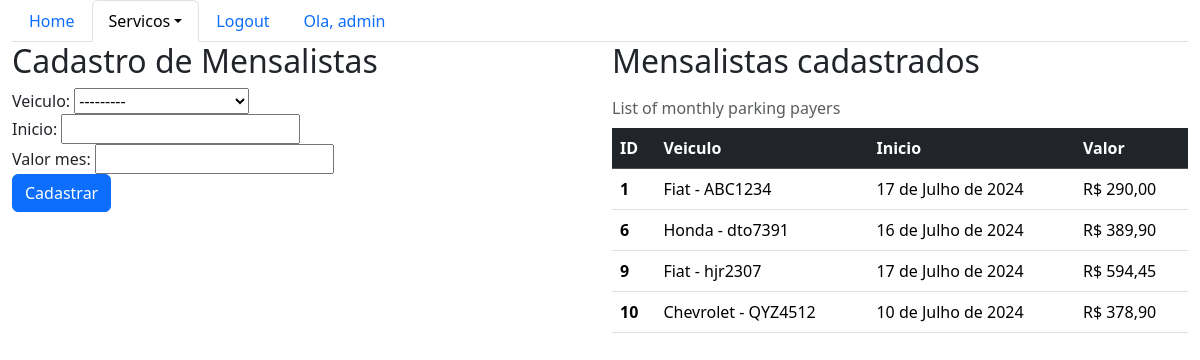
Screenshot of /sistema/mensalistas/ (signed in) with the database file from the repository.
### core/models.py (models this page shows, shortened)
class Mensalista(models.Model):
    veiculo = models.ForeignKey(Veiculo, on_delete=models.CASCADE)
    inicio = models.DateField()
    valor_mes = models.DecimalField(max_digits=6, decimal_places=2)

class Veiculo(models.Model):
    marca = models.ForeignKey(Marca, on_delete=models.CASCADE)
    placa = models.CharField(max_length=7)
    proprietario = models.ForeignKey(Pessoa, on_delete=models.CASCADE)
    cor = models.CharField(max_length=15)
    observacoes = models.TextField()
    def __str__(self):
        return self.marca.nome + " - " + self.placa

class Marca(models.Model):
    nome = models.CharField(max_length=50)

### core/views.py (the view)
# urls.py: path("mensalistas/", lista_mensalistas, name="core_lista_mensalistas"),
@login_required
def lista_mensalistas(request):
    mensalistas = Mensalista.objects.all()
    form = MensalistaForm()
    data = { "mensalistas": mensalistas, "form": form }
    return render(
        request, "core/lista_mensalistas.html", data)

### core/forms.py
class MensalistaForm(ModelForm):
    class Meta:
        model = Mensalista
        fields = "__all__"

### core/templates/core/lista_mensalistas.html (shortened to what this page needs)
{% extends "base.html" %}
{% load bootstrap %}
{% block menu %}
    <ul class="nav nav-tabs">
        <li class="nav-item">
            <a class="nav-link" aria-current="page" href="{% url 'core:core_home' %}">Home</a>
        </li>
        <li class="nav-item dropdown">
            <a class="nav-link dropdown-toggle active" data-bs-toggle="dropdown" href="#" role="button" aria-expanded="false">Servicos</a>
        </li>
        {% if user.is_authenticated %}
            <li class="nav-item">
                <a class="nav-link" href="{% url 'core:logout' %}">Logout</a>
            </li>
            <li class="nav-item">
                <a class="nav-link" href="#">Ola, {{ user }}</a>
            </li>
        {% else %}
            <li class="nav-item">
                <a class="nav-link" href="{% url 'login' %}">Login</a>
            </li>
        {% endif %}
    </ul>
{% endblock menu %}
{% block main %}
    <div class="row">
        <div class="col-sm-6">
            <h2>Cadastro de Mensalistas</h2>
            <form action="{% url 'core:core_mensalista_novo' %}" method="POST">
                {{ form|bootstrap }}
                <button type="submit" class="btn btn-primary">Cadastrar</button>
            </form>
        </div>
        <div class="col-sm-6">
            <h2>Mensalistas cadastrados</h2>
            <table class="table caption-top">
                <caption>List of monthly parking payers</caption>
                <thead class="table-dark">
                    <tr>
                        <th scope="col">ID</th>
                        <th scope="col">Veiculo</th>
                        <th scope="col">Inicio</th>
                        <th scope="col">Valor</th>
                    </tr>
                </thead>
                <tbody>
                    {% for mensalista in mensalistas %}
                        <tr>
                            <th scope="row">{{ mensalista.id }}</th>
                            <td>{{ mensalista.veiculo }}</td>
                            <td>{{ mensalista.inicio }}</td>
                            <td>R$ {{ mensalista.valor_mes }}</td>
                        </tr>
                    {% endfor %}
                </tbody>
            </table>
        </div>
    </div>
{% endblock main %}

### rows the page displays
Mensalista: id "1", veiculo "Fiat - ABC1234", inicio "17 de Julho de 2024", valor_mes "290,00"
Mensalista: id "6", veiculo "Honda - dto7391", inicio "16 de Julho de 2024", valor_mes "389,90"
Mensalista: id "9", veiculo "Fiat - hjr2307", inicio "17 de Julho de 2024", valor_mes "594,45"
Mensalista: id "10", veiculo "Chevrolet - QYZ4512", inicio "10 de Julho de 2024", valor_mes "378,90"

### other values shown
{{ user }} "admin"
